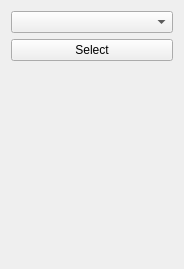
<?xml version="1.0" encoding="UTF-8"?>
<ui version="4.0">
 <class>Form</class>
 <widget class="QWidget" name="Form">
  <property name="geometry">
   <rect>
    <x>0</x>
    <y>0</y>
    <width>184</width>
    <height>269</height>
   </rect>
  </property>
  <property name="windowTitle">
   <string>Select Example</string>
  </property>
  <layout class="QGridLayout" name="gridLayout">
   <item row="0" column="0">
    <layout class="QVBoxLayout" name="verticalLayout">
     <item>
      <widget class="QComboBox" name="EjemplcomboBox"/>
     </item>
     <item>
      <widget class="QPushButton" name="pushButton">
       <property name="text">
        <string>Select</string>
       </property>
      </widget>
     </item>
    </layout>
   </item>
   <item row="1" column="0">
    <spacer name="verticalSpacer">
     <property name="orientation">
      <enum>Qt::Vertical</enum>
     </property>
     <property name="sizeHint" stdset="0">
      <size>
       <width>20</width>
       <height>40</height>
      </size>
     </property>
    </spacer>
   </item>
  </layout>
 </widget>
 <resources/>
 <connections/>
</ui>
